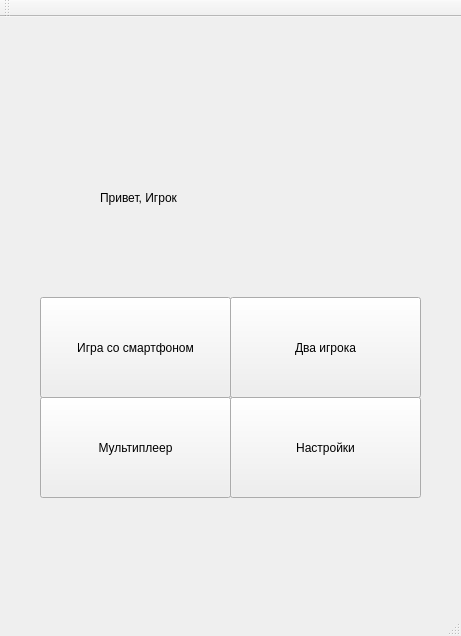
<?xml version="1.0" encoding="UTF-8"?>
<ui version="4.0">
 <class>MainWindow</class>
 <widget class="QMainWindow" name="MainWindow">
  <property name="geometry">
   <rect>
    <x>0</x>
    <y>0</y>
    <width>461</width>
    <height>636</height>
   </rect>
  </property>
  <property name="windowTitle">
   <string>MainWindow</string>
  </property>
  <widget class="QWidget" name="centralWidget">
   <widget class="QStackedWidget" name="stackedWidget">
    <property name="geometry">
     <rect>
      <x>0</x>
      <y>0</y>
      <width>461</width>
      <height>581</height>
     </rect>
    </property>
    <property name="styleSheet">
     <string notr="true">backgroung-color:rgb(255, 255, 255)</string>
    </property>
    <property name="currentIndex">
     <number>0</number>
    </property>
    <widget class="QWidget" name="newGame">
     <widget class="QPushButton" name="PvP">
      <property name="geometry">
       <rect>
        <x>230</x>
        <y>280</y>
        <width>191</width>
        <height>101</height>
       </rect>
      </property>
      <property name="text">
       <string>Два игрока</string>
      </property>
     </widget>
     <widget class="QPushButton" name="PvE">
      <property name="geometry">
       <rect>
        <x>40</x>
        <y>280</y>
        <width>191</width>
        <height>101</height>
       </rect>
      </property>
      <property name="text">
       <string>Игра со смартфоном</string>
      </property>
     </widget>
     <widget class="QPushButton" name="pvpWeb">
      <property name="geometry">
       <rect>
        <x>40</x>
        <y>380</y>
        <width>191</width>
        <height>101</height>
       </rect>
      </property>
      <property name="text">
       <string>Мультиплеер</string>
      </property>
     </widget>
     <widget class="QPushButton" name="pushButton_4">
      <property name="geometry">
       <rect>
        <x>230</x>
        <y>380</y>
        <width>191</width>
        <height>101</height>
       </rect>
      </property>
      <property name="text">
       <string>Настройки</string>
      </property>
     </widget>
     <widget class="QLabel" name="label_3">
      <property name="geometry">
       <rect>
        <x>100</x>
        <y>140</y>
        <width>261</width>
        <height>81</height>
       </rect>
      </property>
      <property name="styleSheet">
       <string notr="true">font: 75 26pt &quot;MS Shell Dlg 2&quot;;</string>
      </property>
      <property name="text">
       <string>Привет, Игрок</string>
      </property>
     </widget>
    </widget>
    <widget class="QWidget" name="page_2">
     <widget class="QPushButton" name="Xfirst">
      <property name="geometry">
       <rect>
        <x>0</x>
        <y>200</y>
        <width>231</width>
        <height>191</height>
       </rect>
      </property>
      <property name="text">
       <string>X</string>
      </property>
     </widget>
     <widget class="QPushButton" name="Ofirst">
      <property name="geometry">
       <rect>
        <x>230</x>
        <y>200</y>
        <width>231</width>
        <height>191</height>
       </rect>
      </property>
      <property name="text">
       <string>O</string>
      </property>
     </widget>
    </widget>
    <widget class="QWidget" name="page">
     <widget class="QLabel" name="label_6">
      <property name="geometry">
       <rect>
        <x>250</x>
        <y>100</y>
        <width>261</width>
        <height>81</height>
       </rect>
      </property>
      <property name="styleSheet">
       <string notr="true">font: 75 26pt &quot;MS Shell Dlg 2&quot;;
background-color:rgb(231, 231, 231)</string>
      </property>
      <property name="text">
       <string>  Настройки</string>
      </property>
     </widget>
    </widget>
    <widget class="QWidget" name="game">
     <widget class="QPushButton" name="b7">
      <property name="enabled">
       <bool>true</bool>
      </property>
      <property name="geometry">
       <rect>
        <x>32</x>
        <y>370</y>
        <width>128</width>
        <height>128</height>
       </rect>
      </property>
      <property name="sizePolicy">
       <sizepolicy hsizetype="Minimum" vsizetype="Expanding">
        <horstretch>0</horstretch>
        <verstretch>0</verstretch>
       </sizepolicy>
      </property>
      <property name="minimumSize">
       <size>
        <width>128</width>
        <height>128</height>
       </size>
      </property>
      <property name="maximumSize">
       <size>
        <width>128</width>
        <height>128</height>
       </size>
      </property>
      <property name="styleSheet">
       <string notr="true">background:transparent;
</string>
      </property>
      <property name="text">
       <string/>
      </property>
     </widget>
     <widget class="QPushButton" name="b3">
      <property name="enabled">
       <bool>true</bool>
      </property>
      <property name="geometry">
       <rect>
        <x>300</x>
        <y>102</y>
        <width>128</width>
        <height>128</height>
       </rect>
      </property>
      <property name="sizePolicy">
       <sizepolicy hsizetype="Expanding" vsizetype="Expanding">
        <horstretch>0</horstretch>
        <verstretch>0</verstretch>
       </sizepolicy>
      </property>
      <property name="minimumSize">
       <size>
        <width>128</width>
        <height>128</height>
       </size>
      </property>
      <property name="maximumSize">
       <size>
        <width>128</width>
        <height>128</height>
       </size>
      </property>
      <property name="styleSheet">
       <string notr="true">background:transparent;
</string>
      </property>
      <property name="text">
       <string/>
      </property>
     </widget>
     <widget class="QPushButton" name="b9">
      <property name="enabled">
       <bool>true</bool>
      </property>
      <property name="geometry">
       <rect>
        <x>300</x>
        <y>370</y>
        <width>128</width>
        <height>128</height>
       </rect>
      </property>
      <property name="sizePolicy">
       <sizepolicy hsizetype="Expanding" vsizetype="Expanding">
        <horstretch>0</horstretch>
        <verstretch>0</verstretch>
       </sizepolicy>
      </property>
      <property name="minimumSize">
       <size>
        <width>128</width>
        <height>128</height>
       </size>
      </property>
      <property name="maximumSize">
       <size>
        <width>128</width>
        <height>128</height>
       </size>
      </property>
      <property name="sizeIncrement">
       <size>
        <width>0</width>
        <height>0</height>
       </size>
      </property>
      <property name="baseSize">
       <size>
        <width>0</width>
        <height>0</height>
       </size>
      </property>
      <property name="styleSheet">
       <string notr="true">background: transparent;</string>
      </property>
      <property name="text">
       <string/>
      </property>
     </widget>
     <widget class="QPushButton" name="b2">
      <property name="enabled">
       <bool>true</bool>
      </property>
      <property name="geometry">
       <rect>
        <x>166</x>
        <y>102</y>
        <width>128</width>
        <height>128</height>
       </rect>
      </property>
      <property name="sizePolicy">
       <sizepolicy hsizetype="Expanding" vsizetype="Expanding">
        <horstretch>0</horstretch>
        <verstretch>0</verstretch>
       </sizepolicy>
      </property>
      <property name="minimumSize">
       <size>
        <width>128</width>
        <height>128</height>
       </size>
      </property>
      <property name="maximumSize">
       <size>
        <width>128</width>
        <height>128</height>
       </size>
      </property>
      <property name="styleSheet">
       <string notr="true">background:transparent;
</string>
      </property>
      <property name="text">
       <string/>
      </property>
     </widget>
     <widget class="QPushButton" name="b8">
      <property name="enabled">
       <bool>true</bool>
      </property>
      <property name="geometry">
       <rect>
        <x>166</x>
        <y>370</y>
        <width>128</width>
        <height>128</height>
       </rect>
      </property>
      <property name="sizePolicy">
       <sizepolicy hsizetype="Expanding" vsizetype="Expanding">
        <horstretch>0</horstretch>
        <verstretch>0</verstretch>
       </sizepolicy>
      </property>
      <property name="minimumSize">
       <size>
        <width>128</width>
        <height>128</height>
       </size>
      </property>
      <property name="maximumSize">
       <size>
        <width>128</width>
        <height>128</height>
       </size>
      </property>
      <property name="styleSheet">
       <string notr="true">background:transparent;
</string>
      </property>
      <property name="text">
       <string/>
      </property>
      <property name="autoDefault">
       <bool>false</bool>
      </property>
      <property name="default">
       <bool>false</bool>
      </property>
      <property name="flat">
       <bool>false</bool>
      </property>
     </widget>
     <widget class="QPushButton" name="b5">
      <property name="enabled">
       <bool>true</bool>
      </property>
      <property name="geometry">
       <rect>
        <x>166</x>
        <y>236</y>
        <width>128</width>
        <height>128</height>
       </rect>
      </property>
      <property name="sizePolicy">
       <sizepolicy hsizetype="Expanding" vsizetype="Expanding">
        <horstretch>0</horstretch>
        <verstretch>0</verstretch>
       </sizepolicy>
      </property>
      <property name="minimumSize">
       <size>
        <width>128</width>
        <height>128</height>
       </size>
      </property>
      <property name="maximumSize">
       <size>
        <width>128</width>
        <height>128</height>
       </size>
      </property>
      <property name="styleSheet">
       <string notr="true">background:transparent;
</string>
      </property>
      <property name="text">
       <string/>
      </property>
     </widget>
     <widget class="QPushButton" name="b6">
      <property name="enabled">
       <bool>true</bool>
      </property>
      <property name="geometry">
       <rect>
        <x>300</x>
        <y>236</y>
        <width>128</width>
        <height>128</height>
       </rect>
      </property>
      <property name="sizePolicy">
       <sizepolicy hsizetype="Expanding" vsizetype="Expanding">
        <horstretch>0</horstretch>
        <verstretch>0</verstretch>
       </sizepolicy>
      </property>
      <property name="minimumSize">
       <size>
        <width>128</width>
        <height>128</height>
       </size>
      </property>
      <property name="maximumSize">
       <size>
        <width>128</width>
        <height>128</height>
       </size>
      </property>
      <property name="styleSheet">
       <string notr="true">background:transparent;
</string>
      </property>
      <property name="text">
       <string/>
      </property>
     </widget>
     <widget class="QPushButton" name="b1">
      <property name="enabled">
       <bool>true</bool>
      </property>
      <property name="geometry">
       <rect>
        <x>32</x>
        <y>102</y>
        <width>128</width>
        <height>128</height>
       </rect>
      </property>
      <property name="sizePolicy">
       <sizepolicy hsizetype="Expanding" vsizetype="Expanding">
        <horstretch>0</horstretch>
        <verstretch>0</verstretch>
       </sizepolicy>
      </property>
      <property name="minimumSize">
       <size>
        <width>128</width>
        <height>128</height>
       </size>
      </property>
      <property name="maximumSize">
       <size>
        <width>128</width>
        <height>128</height>
       </size>
      </property>
      <property name="styleSheet">
       <string notr="true">background:transparent;
</string>
      </property>
      <property name="text">
       <string/>
      </property>
     </widget>
     <widget class="QPushButton" name="b4">
      <property name="enabled">
       <bool>true</bool>
      </property>
      <property name="geometry">
       <rect>
        <x>32</x>
        <y>236</y>
        <width>128</width>
        <height>128</height>
       </rect>
      </property>
      <property name="sizePolicy">
       <sizepolicy hsizetype="Expanding" vsizetype="Expanding">
        <horstretch>0</horstretch>
        <verstretch>0</verstretch>
       </sizepolicy>
      </property>
      <property name="minimumSize">
       <size>
        <width>128</width>
        <height>128</height>
       </size>
      </property>
      <property name="maximumSize">
       <size>
        <width>128</width>
        <height>128</height>
       </size>
      </property>
      <property name="styleSheet">
       <string notr="true">background:transparent;
</string>
      </property>
      <property name="text">
       <string/>
      </property>
     </widget>
     <widget class="QLabel" name="xval">
      <property name="geometry">
       <rect>
        <x>120</x>
        <y>530</y>
        <width>71</width>
        <height>41</height>
       </rect>
      </property>
      <property name="styleSheet">
       <string notr="true">font: 75 26pt &quot;Terminator Two&quot;;
text-align: right;</string>
      </property>
      <property name="text">
       <string>0</string>
      </property>
      <property name="alignment">
       <set>Qt::AlignRight|Qt::AlignTrailing|Qt::AlignVCenter</set>
      </property>
     </widget>
     <widget class="QLabel" name="oval">
      <property name="geometry">
       <rect>
        <x>260</x>
        <y>530</y>
        <width>61</width>
        <height>41</height>
       </rect>
      </property>
      <property name="styleSheet">
       <string notr="true">font: 75 26pt &quot;Terminator Two&quot;;</string>
      </property>
      <property name="text">
       <string>0</string>
      </property>
     </widget>
     <widget class="Line" name="line">
      <property name="geometry">
       <rect>
        <x>216</x>
        <y>535</y>
        <width>20</width>
        <height>31</height>
       </rect>
      </property>
      <property name="orientation">
       <enum>Qt::Vertical</enum>
      </property>
     </widget>
     <widget class="QPushButton" name="bmenu">
      <property name="geometry">
       <rect>
        <x>340</x>
        <y>540</y>
        <width>91</width>
        <height>23</height>
       </rect>
      </property>
      <property name="text">
       <string>В меню</string>
      </property>
     </widget>
     <widget class="Line" name="line_2">
      <property name="geometry">
       <rect>
        <x>149</x>
        <y>110</y>
        <width>31</width>
        <height>381</height>
       </rect>
      </property>
      <property name="orientation">
       <enum>Qt::Vertical</enum>
      </property>
     </widget>
     <widget class="Line" name="line_3">
      <property name="geometry">
       <rect>
        <x>288</x>
        <y>110</y>
        <width>21</width>
        <height>381</height>
       </rect>
      </property>
      <property name="orientation">
       <enum>Qt::Vertical</enum>
      </property>
     </widget>
     <widget class="Line" name="line_4">
      <property name="geometry">
       <rect>
        <x>47</x>
        <y>219</y>
        <width>371</width>
        <height>31</height>
       </rect>
      </property>
      <property name="orientation">
       <enum>Qt::Horizontal</enum>
      </property>
     </widget>
     <widget class="Line" name="line_5">
      <property name="geometry">
       <rect>
        <x>40</x>
        <y>359</y>
        <width>381</width>
        <height>16</height>
       </rect>
      </property>
      <property name="orientation">
       <enum>Qt::Horizontal</enum>
      </property>
     </widget>
    </widget>
    <widget class="QWidget" name="page_3">
     <widget class="QLabel" name="label">
      <property name="geometry">
       <rect>
        <x>0</x>
        <y>170</y>
        <width>311</width>
        <height>51</height>
       </rect>
      </property>
      <property name="styleSheet">
       <string notr="true">font: 75 16pt &quot;News706 BT&quot;;</string>
      </property>
      <property name="text">
       <string>Выберите уровень сложности</string>
      </property>
     </widget>
     <widget class="QPushButton" name="easy">
      <property name="geometry">
       <rect>
        <x>40</x>
        <y>280</y>
        <width>75</width>
        <height>41</height>
       </rect>
      </property>
      <property name="text">
       <string>Легкий</string>
      </property>
     </widget>
     <widget class="QPushButton" name="middle">
      <property name="geometry">
       <rect>
        <x>200</x>
        <y>280</y>
        <width>75</width>
        <height>41</height>
       </rect>
      </property>
      <property name="text">
       <string>Средний</string>
      </property>
     </widget>
     <widget class="QPushButton" name="hard">
      <property name="geometry">
       <rect>
        <x>350</x>
        <y>280</y>
        <width>75</width>
        <height>41</height>
       </rect>
      </property>
      <property name="text">
       <string>Тяжелый</string>
      </property>
     </widget>
    </widget>
   </widget>
  </widget>
  <widget class="QMenuBar" name="menuBar">
   <property name="geometry">
    <rect>
     <x>0</x>
     <y>0</y>
     <width>461</width>
     <height>21</height>
    </rect>
   </property>
  </widget>
  <widget class="QToolBar" name="mainToolBar">
   <attribute name="toolBarArea">
    <enum>TopToolBarArea</enum>
   </attribute>
   <attribute name="toolBarBreak">
    <bool>false</bool>
   </attribute>
  </widget>
  <widget class="QStatusBar" name="statusBar"/>
 </widget>
 <layoutdefault spacing="6" margin="11"/>
 <resources/>
 <connections/>
</ui>
